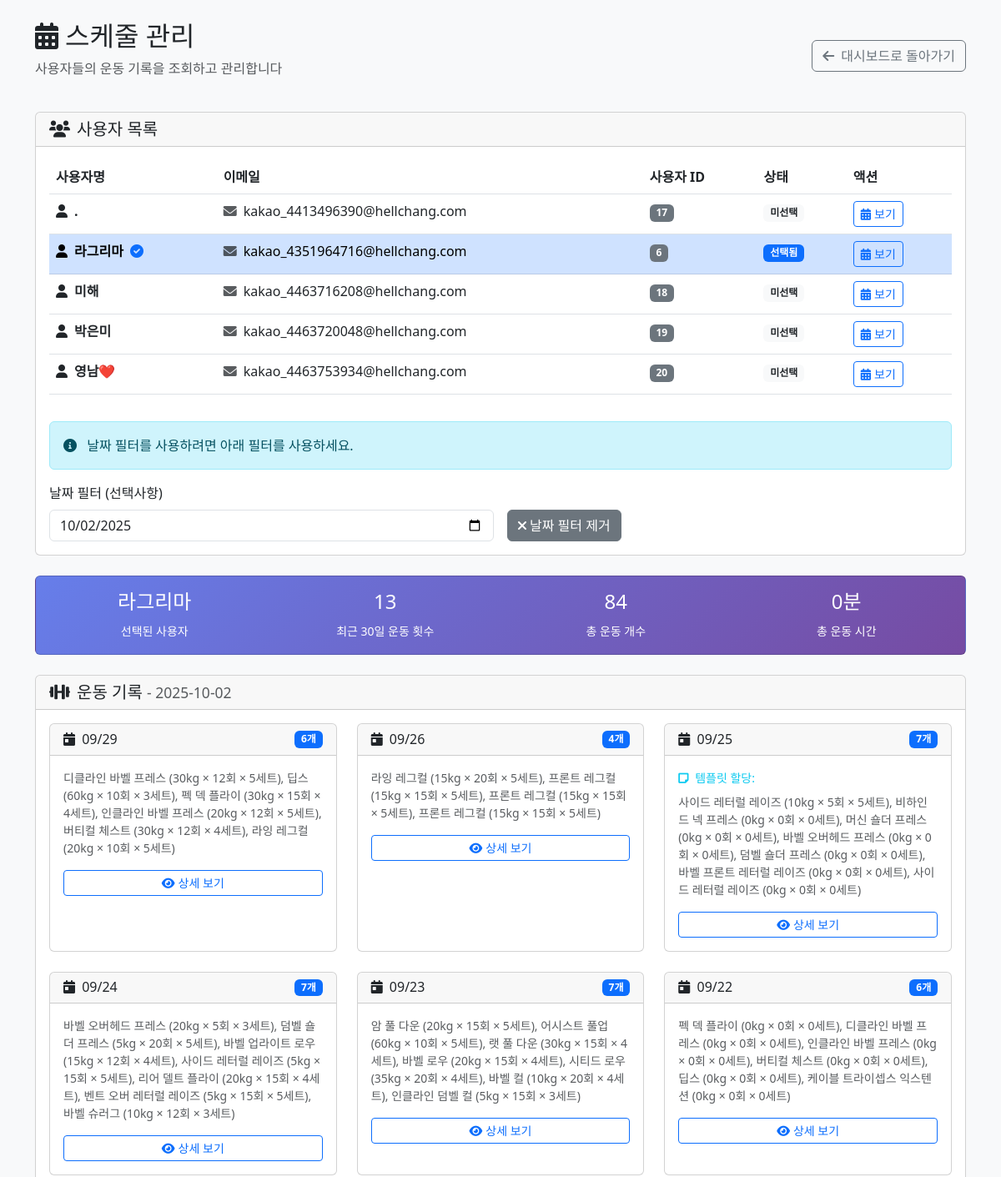
The app's page /admin/schedule_management.php?user_id=6 (signed in, upper part), older data.
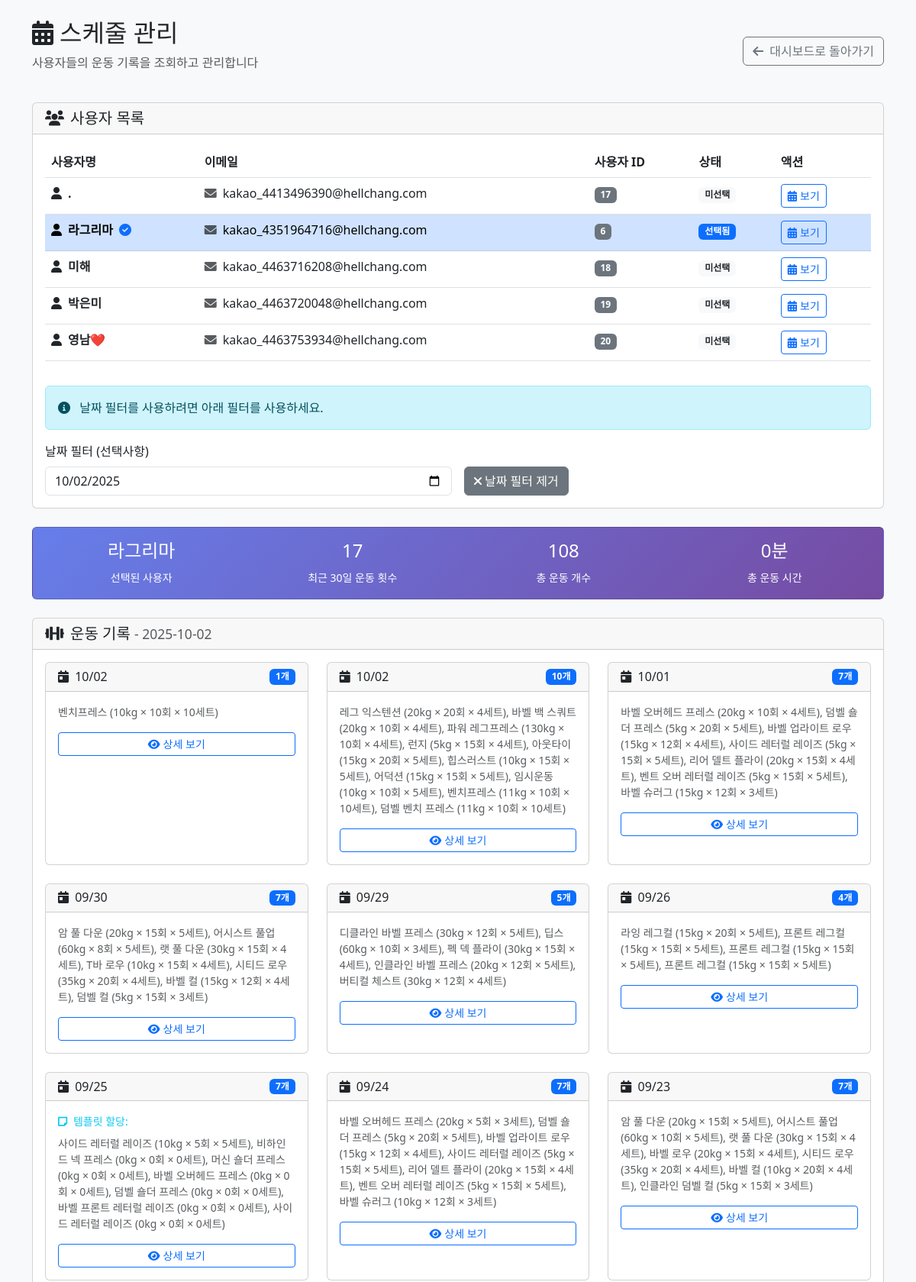
The same page, newer data.
### tables this page shows
CREATE TABLE IF NOT EXISTS `users` (
  `id` int(11) NOT NULL AUTO_INCREMENT,
  `kakao_id` bigint(20) DEFAULT NULL,
  `username` varchar(100) NOT NULL,
  `email` varchar(255) DEFAULT NULL,
  `profile_image` varchar(500) DEFAULT NULL,
  `created_at` timestamp NULL DEFAULT current_timestamp(),
  `updated_at` timestamp NULL DEFAULT current_timestamp() ON UPDATE current_timestamp(),
  `is_active` tinyint(1) NOT NULL DEFAULT 1,
  `password` varchar(255) DEFAULT NULL,
  PRIMARY KEY (`id`) USING BTREE,
  UNIQUE KEY `email` (`email`) USING BTREE,
  UNIQUE KEY `kakao_id` (`kakao_id`) USING BTREE,
  KEY `idx_users_kakao_id` (`kakao_id`) USING BTREE
);

CREATE TABLE IF NOT EXISTS `m_workout_session` (
  `session_id` bigint(20) NOT NULL AUTO_INCREMENT,
  `user_id` bigint(20) NOT NULL,
  `workout_date` date NOT NULL,
  `note` varchar(255) DEFAULT NULL,
  `duration` decimal(6,2) DEFAULT NULL COMMENT '운동 시간(분)',
  `start_time` datetime DEFAULT NULL COMMENT '운동 시작시간',
  `end_time` datetime DEFAULT NULL COMMENT '운동 종료시간',
  PRIMARY KEY (`session_id`)
);

### admin/schedule_management.php (the view, shortened to what the changed rows need)
<?php
$pdo = getDB();
$stmt = $pdo->prepare('SELECT id, username, email FROM users WHERE is_active = 1 ORDER BY username ASC');
$stmt->execute();
$users = $stmt->fetchAll(PDO::FETCH_ASSOC);
$selected_user_id = isset($_GET['user_id']) ? (int)$_GET['user_id'] : null;
$selected_date = isset($_GET['date']) ? $_GET['date'] : date('Y-m-d');
$workoutSessions = [];
$selectedUser = null;
if ($selected_user_id) {
    $stmt = $pdo->prepare('SELECT id, username, email FROM users WHERE id = ?');
    $stmt->execute([$selected_user_id]);
    $selectedUser = $stmt->fetch(PDO::FETCH_ASSOC);
    $stmt = $pdo->prepare('
        SELECT
            ws.session_id,
            ws.workout_date,
            ws.note,
            ws.duration,
            ws.start_time,
            ws.end_time,
            COUNT(we.wx_id) as exercise_count,
            GROUP_CONCAT(
                CONCAT(
                    COALESCE(e.name_kr, we.original_exercise_name, "알 수 없음"),
                    " (", CAST(COALESCE(we.weight, 0) AS UNSIGNED), "kg × ", COALESCE(we.reps, 0), "회 × ", COALESCE(we.sets, 0), "세트)"
                )
                ORDER BY we.order_no SEPARATOR ", "
            ) as exercise_summary
        FROM m_workout_session ws
        LEFT JOIN m_workout_exercise we ON ws.session_id = we.session_id
        LEFT JOIN m_exercise e ON we.ex_id = e.ex_id
        WHERE ws.user_id = ?
        AND ws.workout_date >= DATE_SUB(CURDATE(), INTERVAL 30 DAY)
        GROUP BY ws.session_id, ws.workout_date, ws.note, ws.duration, ws.start_time, ws.end_time
        ORDER BY ws.workout_date DESC, ws.session_id DESC
    ');
    $stmt->execute([$selected_user_id]);
    $workoutSessions = $stmt->fetchAll(PDO::FETCH_ASSOC);
}
?>
<!DOCTYPE html>
<html lang="ko">
<head>
    <link href="https://cdn.jsdelivr.net/npm/bootstrap@5.3.0/dist/css/bootstrap.min.css" rel="stylesheet">
    <link href="https://cdnjs.cloudflare.com/ajax/libs/font-awesome/6.0.0/css/all.min.css" rel="stylesheet">
</head>
<body class="bg-light">
    <div class="container mt-4">
        <div class="row mb-4">
            <div class="col">
                <div class="d-flex justify-content-between align-items-center">
                    <div>
                        <h2><i class="fas fa-calendar-alt me-2"></i>스케줄 관리</h2>
                    </div>
                </div>
            </div>
        </div>
        <div class="row mb-4">
            <div class="col">
                <div class="card">
                    <div class="card-body">
                        <div class="table-responsive">
                            <table class="table table-hover">
                                <thead>
                                    <tr>
                                        <th>사용자명</th>
                                        <th>이메일</th>
                                        <th>사용자 ID</th>
                                        <th>상태</th>
                                        <th>액션</th>
                                    </tr>
                                </thead>
                                <tbody>
                                    <?php foreach ($users as $user): ?>
                                    <tr class="<?= $selected_user_id == $user['id'] ? 'table-primary' : '' ?>"
                                        style="cursor: pointer;"
                                        onclick="selectUser(<?= $user['id'] ?>)">
                                        <td>
                                            <div class="d-flex align-items-center">
                                                <i class="fas fa-user me-2"></i>
                                                <strong><?= htmlspecialchars($user['username']) ?></strong>
                                                <?php if ($selected_user_id == $user['id']): ?>
                                                <i class="fas fa-check-circle text-primary ms-2"></i>
                                                <?php endif; ?>
                                            </div>
                                        </td>
                                        <td>
                                            <?php if ($user['email']): ?>
                                            <i class="fas fa-envelope me-1 text-muted"></i>
                                            <?= htmlspecialchars($user['email']) ?>
                                            <?php else: ?>
                                            <span class="text-muted">-</span>
                                            <?php endif; ?>
                                        </td>
                                        <td>
                                            <span class="badge bg-secondary"><?= $user['id'] ?></span>
                                        </td>
                                        <td>
                                            <?php if ($selected_user_id == $user['id']): ?>
                                            <span class="badge bg-primary">선택됨</span>
                                            <?php else: ?>
                                            <span class="badge bg-light text-dark">미선택</span>
                                            <?php endif; ?>
                                        </td>
                                        <td>
                                            <button class="btn btn-outline-primary btn-sm"
                                                    onclick="event.stopPropagation(); viewUserSchedule(<?= $user['id'] ?>)">
                                                <i class="fas fa-calendar-alt me-1"></i>보기
                                            </button>
                                        </td>
                                    </tr>
                                    <?php endforeach; ?>
                                </tbody>
                            </table>
                        </div>
                    </div>
                </div>
            </div>
        </div>
        <?php if ($selectedUser): ?>
        <div class="row mb-4">
            <div class="col">
                <div class="card stats-card">
                    <div class="card-body">
                        <div class="row text-center">
                            <div class="col-md-3">
                                <h4><?= htmlspecialchars($selectedUser['username']) ?></h4>
                                <small>선택된 사용자</small>
                            </div>
                            <div class="col-md-3">
                                <h4><?= count($workoutSessions) ?></h4>
                                <small>최근 30일 운동 횟수</small>
                            </div>
                            <div class="col-md-3">
                                <h4>
                                    <?php
                                    $totalExercises = 0;
                                    foreach ($workoutSessions as $session) {
                                        $totalExercises += $session['exercise_count'];
                                    }
                                    echo $totalExercises;
                                    ?>
                                </h4>
                                <small>총 운동 개수</small>
                            </div>
                            <div class="col-md-3">
                                <h4>
                                    <?php
                                    $totalDuration = 0;
                                    foreach ($workoutSessions as $session) {
                                        $totalDuration += $session['duration'] ?: 0;
                                    }
                                    echo round($totalDuration) . '분';
                                    ?>
                                </h4>
                                <small>총 운동 시간</small>
                            </div>
                        </div>
                    </div>
                </div>
            </div>
        </div>
        <div class="row">
            <div class="col">
                <div class="card">
                    <div class="card-header">
                        <h5 class="mb-0">
                            <i class="fas fa-dumbbell me-2"></i>운동 기록
                            <?php if ($selected_date): ?>
                            <small class="text-muted">- <?= $selected_date ?></small>
                            <?php endif; ?>
                        </h5>
                    </div>
                    <div class="card-body">
                        <?php if (empty($workoutSessions)): ?>
                        <div class="text-center py-5">
                            <i class="fas fa-calendar-times fa-3x text-muted mb-3"></i>
                            <h5 class="text-muted">운동 기록이 없습니다</h5>
                            <p class="text-muted">이 사용자는 아직 운동을 기록하지 않았습니다.</p>
                        </div>
                        <?php else: ?>
                        <div class="row">
                            <?php foreach ($workoutSessions as $session): ?>
                            <div class="col-md-6 col-lg-4 mb-4">
                                <div class="card session-card h-100">
                                    <div class="card-header">
                                        <div class="d-flex justify-content-between align-items-center">
                                            <h6 class="mb-0">
                                                <i class="fas fa-calendar-day me-1"></i>
                                                <?= date('m/d', strtotime($session['workout_date'])) ?>
                                            </h6>
                                            <span class="badge bg-primary"><?= $session['exercise_count'] ?>개</span>
                                        </div>
                                    </div>
                                    <div class="card-body">
                                        <?php if ($session['note']): ?>
                                        <p class="text-info small mb-2">
                                            <i class="fas fa-sticky-note me-1"></i>
                                            <?= htmlspecialchars($session['note']) ?>
                                        </p>
                                        <?php endif; ?>
                                        <p class="text-muted small mb-3">
                                            <?= htmlspecialchars($session['exercise_summary']) ?>
                                        </p>
                                        <div class="d-grid">
                                            <button class="btn btn-outline-primary btn-sm"
                                                    onclick="viewSessionDetails(<?= $session['session_id'] ?>)">
                                                <i class="fas fa-eye me-1"></i>상세 보기
                                            </button>
                                        </div>
                                    </div>
                                </div>
                            </div>
                            <?php endforeach; ?>
                        </div>
                        <?php endif; ?>
                    </div>
                </div>
            </div>
        </div>
        <?php endif; ?>
    </div>
</body>
</html>

Row changes from the older to the newer data that the page shows:
no longer on this page (row unchanged): m_workout_session: workout_date "09/22", exercise_count "6", exercise_summary "펙 덱 플라이 (0kg × 0회 × 0세트), 디클라인 바벨 프레스 (0kg × 0회 × 0세트), 인클라인 바벨 프레스 (0kg × 0회 × 0세트), 버티컬 체스트 (0kg × 0회 × 0세트), 딥스 (0kg × 0회 × 0세트), 케이블 트라이셉스 익스텐션 (0kg × 0회 × 0세트)"
added m_workout_session: workout_date "10/02", exercise_count "1", exercise_summary "벤치프레스 (10kg × 10회 × 10세트)"
added m_workout_session: workout_date "10/02", exercise_count "10", exercise_summary "레그 익스텐션 (20kg × 20회 × 4세트), 바벨 백 스쿼트 (20kg × 10회 × 4세트), 파워 레그프레스 (130kg × 10회 × 4세트), 런지 (5kg × 15회 × 4세트), 아웃타이 (15kg × 20회 × 5세트), 힙스러스트 (10kg × 15회 × 5세트), 어덕션 (15kg × 15회 × 5세트), 임시운동 (10kg × 10회 × 5세트), 벤치프레스 (11kg × 10회 × 10세트), 덤벨 벤치 프레스 (11kg × 10회 × 10세트)"
added m_workout_session: workout_date "10/01", exercise_count "7", exercise_summary "바벨 오버헤드 프레스 (20kg × 10회 × 4세트), 덤벨 숄더 프레스 (5kg × 20회 × 5세트), 바벨 업라이트 로우 (15kg × 12회 × 4세트), 사이드 레터럴 레이즈 (5kg × 15회 × 5세트), 리어 델트 플라이 (20kg × 15회 × 4세트), 벤트 오버 레터럴 레이즈 (5kg × 15회 × 5세트), 바벨 슈러그 (15kg × 12회 × 3세트)"
added m_workout_session: workout_date "09/30", exercise_count "7", exercise_summary "암 풀 다운 (20kg × 15회 × 5세트), 어시스트 풀업 (60kg × 8회 × 5세트), 랫 풀 다운 (30kg × 15회 × 4세트), T바 로우 (10kg × 15회 × 4세트), 시티드 로우 (35kg × 20회 × 4세트), 바벨 컬 (15kg × 12회 × 4세트), 덤벨 컬 (5kg × 15회 × 3세트)"
computed for m_workout_session (number 5 of 9 on the later page): exercise_count "6" → "5"; exercise_summary "…(30kg × 12회 × 4세트), 라잉 레그컬 (20kg × 10회 × 5세트)" → "디클라인 바벨 프레스 (30kg × 12회 × 5세트), 딥스 (60kg × 10회 × 3세트), 펙 덱 플라이 (30kg × 15회 × 4세트), 인클라인 바벨 프레스 (20kg × 12회 × 5세트), 버티컬 체스트 (30kg × 12회 × 4세트)"
Text that changed along with them:
count($workoutSessions): "13" → "17"
$totalExercises: "84" → "108"
